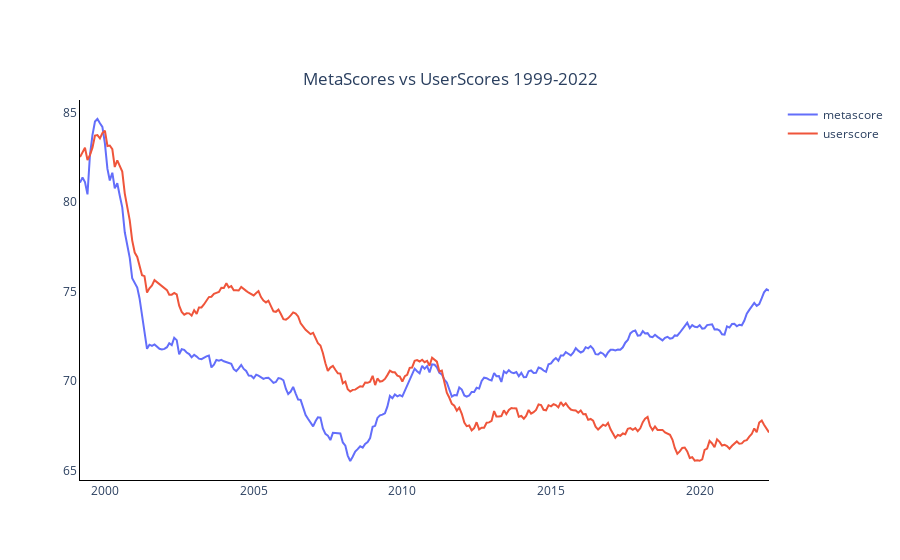

The notebook cell this image was saved under:
### Markdown cell above
#### meta and user ratings compared to release dates

### Code cell
meta_and_user_scores = games[['release_date', 'metascore', 'userscore']]
meta_and_user_scores = meta_and_user_scores.replace('tbd', np.nan).dropna().reset_index(drop=True)
meta_and_user_scores.userscore = pd.to_numeric(meta_and_user_scores.userscore)
meta_and_user_scores.userscore = (meta_and_user_scores.userscore*10).astype('int64')
meta_and_user_scores.release_date = pd.to_datetime(meta_and_user_scores.release_date)
meta_and_user_scores = meta_and_user_scores.sort_values('release_date').set_index('release_date')
resampled_scores = meta_and_user_scores.resample('1m').mean().rolling(12).mean().dropna()
fig = px.line(resampled_scores, x=resampled_scores.index, y=['metascore', 'userscore'], 
              title = 'MetaScores vs UserScores 1999-2022')
fig.update_layout(title_x = .5, title_y = .87, showlegend = True, legend_title='', 
                  yaxis =dict(linecolor='black', title=dict(text='')), 
                  xaxis =dict(linecolor='black', showline=True, showticklabels=True, title=dict(text ='')), 
                  plot_bgcolor='white')

### Figure 1 — Plotly figure (JSON) as saved in the notebook; plotly's stock layout.template omitted (floating-point values rounded to 4 significant figures; data arrays with more than 128 entries replaced by an {"elided": "..."} marker saying what was removed)
{"data": [{"hovertemplate": "variable=metascore<br>release_date=%{x}<br>value=%{y}<extra></extra>", "legendgroup": "metascore", "line": {"color": "#636efa", "dash": "solid"}, "marker": {"symbol": "circle"}, "mode": "lines", "name": "metascore", "orientation": "v", "showlegend": true, "type": "scatter", "x": {"elided": "279 str values"}, "xaxis": "x", "y": {"elided": "279 float values"}, "yaxis": "y"}, {"hovertemplate": "variable=userscore<br>release_date=%{x}<br>value=%{y}<extra></extra>", "legendgroup": "userscore", "line": {"color": "#EF553B", "dash": "solid"}, "marker": {"symbol": "circle"}, "mode": "lines", "name": "userscore", "orientation": "v", "showlegend": true, "type": "scatter", "x": {"elided": "279 str values"}, "xaxis": "x", "y": {"elided": "279 float values"}, "yaxis": "y"}], "layout": {"legend": {"title": {"text": ""}, "tracegroupgap": 0}, "plot_bgcolor": "white", "showlegend": true, "title": {"text": "MetaScores vs UserScores 1999-2022", "x": 0.5, "y": 0.87}, "xaxis": {"anchor": "y", "domain": [0, 1], "linecolor": "black", "showline": true, "showticklabels": true, "title": {"text": ""}}, "yaxis": {"anchor": "x", "domain": [0, 1], "linecolor": "black", "title": {"text": ""}}}}
